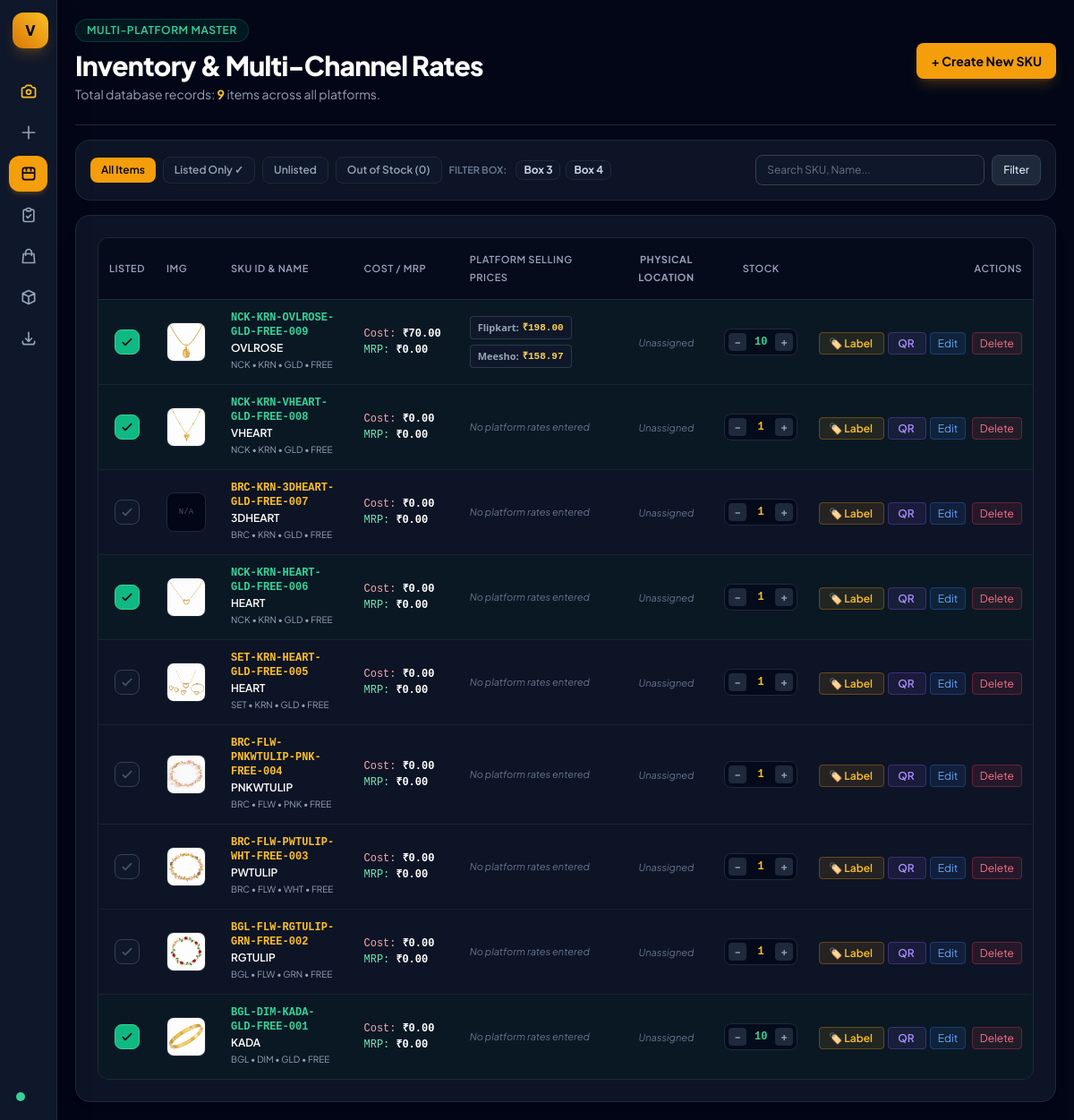
/inventory/, run on an earlier commit of the app's database.
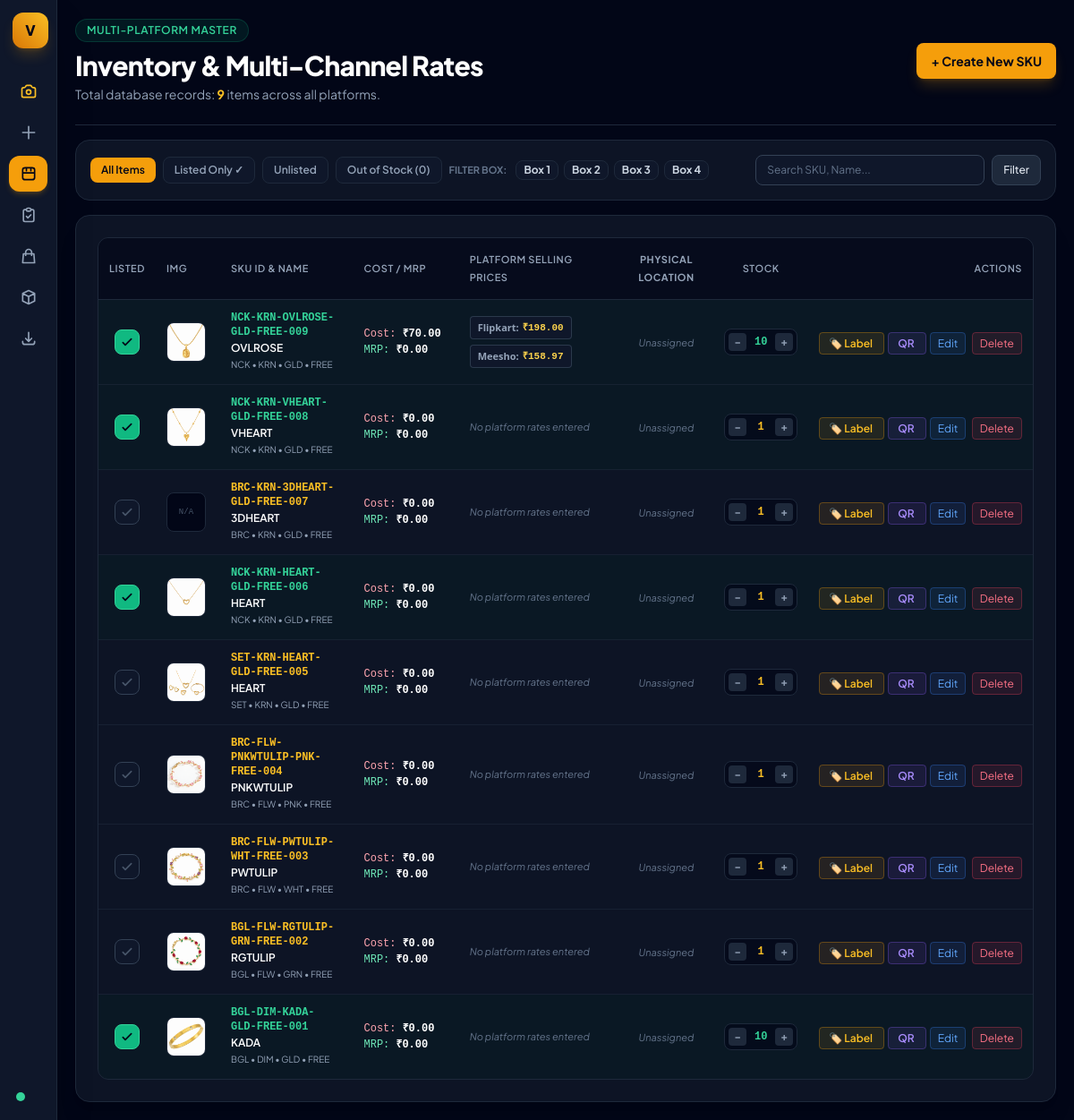
And on a later commit of the database.
### sku_manager/models.py (models this page shows, shortened)
class StorageBox(models.Model):
    name = models.CharField(max_length=50, unique=True)
    description = models.CharField(max_length=100, blank=True, default='')
    color_tag = models.CharField(max_length=20, default='amber')  # blue, amber, emerald, purple, rose
    created_at = models.DateTimeField(auto_now_add=True)
    class Meta:
        ordering = ['name']

class JewelrySKU(models.Model):
    CATEGORY_CHOICES = [
        ('BGL', 'BGL - Bangles / Kadas'),
        ('BRC', 'BRC - Bracelet'),
        ('NCK', 'NCK - Necklace / Choker'),
        ('EAR', 'EAR - Earrings'),
        ('SET', 'SET - Complete Set / Combo'),
        ('JHK', 'JHK - Jhumkas'),
        ('RNG', 'RNG - Rings'),
        ('PAY', 'PAY - Anklet / Payal'),
        ('TIK', 'TIK - Maang Tikka'),
    ]
    COLOR_CHOICES = [
        ('GLD', 'GLD - Golden'),
        ('RBYGRN', 'RBYGRN - Ruby & Emerald Green'),
        ('GRN', 'GRN - Emerald Green'),
        ('MRN', 'MRN - Maroon / Ruby'),
        ('ROSE', 'ROSE - Rose Gold'),
        ('SLV', 'SLV - Silver / Rhodium'),
        ('MTC', 'MTC - Multi-Color'),
        ('WHT', 'WHT - White / Pearl'),
        ('BLK', 'BLK - Black'),
        ('BLU', 'BLU - Royal Blue'),
        ('PNK', 'PNK - Baby Pink'),
    ]
    category = models.CharField(max_length=10, choices=CATEGORY_CHOICES, default='BGL')
    style = models.CharField(max_length=20, default='ADC')
    name = models.CharField(max_length=50, default='LOVE')
    color = models.CharField(max_length=20, choices=COLOR_CHOICES, default='GLD')
    size = models.CharField(max_length=20, default='2.4')
    number = models.CharField(max_length=10, default='001')
    sku = models.CharField(max_length=100, unique=True, editable=False)
    is_listed = models.BooleanField(default=False)
    image = models.ImageField(upload_to='products/', null=True, blank=True)
    stock = models.PositiveIntegerField(default=0)
    storage_box = models.ForeignKey(StorageBox, on_delete=models.SET_NULL, null=True, blank=True, related_name='skus')
    section_name = models.CharField(max_length=30, default='Section A')
    purchase_price = models.DecimalField(max_digits=10, decimal_places=2, default=0.00)
    selling_price = models.DecimalField(max_digits=10, decimal_places=2, default=0.00)
    created_at = models.DateTimeField(auto_now_add=True)
    updated_at = models.DateTimeField(auto_now=True)
    class Meta:
        ordering = ['-created_at']

class PlatformPrice(models.Model):
    sku = models.ForeignKey(JewelrySKU, on_delete=models.CASCADE, related_name='platform_prices')
    platform = models.ForeignKey(Platform, on_delete=models.CASCADE)
    price = models.DecimalField(max_digits=10, decimal_places=2, default=0.00)
    class Meta:
        unique_together = ('sku', 'platform')

class Platform(models.Model):
    name = models.CharField(max_length=50, unique=True)
    created_at = models.DateTimeField(auto_now_add=True)

### sku_manager/views.py (the view, shortened to what this page needs)
# urls.py: path('inventory/', views.sku_inventory, name='sku_inventory'),
def sku_inventory(request):
    search_query = request.GET.get('q', '').strip()
    filter_status = request.GET.get('status', '').strip()
    filter_box = request.GET.get('box', '').strip()
    platforms = get_or_seed_platforms()
    boxes = get_or_seed_boxes()
    sku_list = JewelrySKU.objects.select_related('storage_box').prefetch_related('platform_prices__platform').all()
    if filter_box:
        sku_list = sku_list.filter(storage_box__id=filter_box)
    if filter_status == 'listed':
        sku_list = sku_list.filter(is_listed=True)
    elif filter_status == 'unlisted':
        sku_list = sku_list.filter(is_listed=False)
    elif filter_status == 'out_of_stock':
        sku_list = sku_list.filter(stock=0)
    paginator = Paginator(sku_list, 10)
    skus = paginator.get_page(request.GET.get('page'))
    return render(request, 'sku_manager/inventory.html', {
        'skus': skus,
        'platforms': platforms,
        'boxes': boxes,
        'search_query': search_query,
        'filter_status': filter_status,
        'filter_box': filter_box,
        'total_count': sku_list.count(),
        'active_page': 'inventory',
    })

### templates/sku_manager/inventory.html (shortened to what this page needs)
{% extends "sku_manager/base.html" %}
{% block content %}
<header class="flex flex-col sm:flex-row sm:items-center justify-between border-b border-slate-800 pb-6 gap-4">
  <div>
    <div class="inline-flex items-center gap-2 px-3 py-1 rounded-full bg-emerald-500/10 text-emerald-400 border border-emerald-500/20 text-xs font-semibold uppercase tracking-wider mb-2">
      Multi-Platform Master
    </div>
    <h1 class="text-3xl font-extrabold tracking-tight text-white">Inventory & Multi-Channel Rates</h1>
    <p class="text-slate-400 text-sm mt-1">Total database records: <span class="font-bold text-amber-400">{{ total_count }}</span> items across all platforms.</p>
  </div>
  <div class="flex items-center gap-3">
    <a href="{% url 'sku_generate' %}" class="flex items-center gap-2 bg-amber-500 hover:bg-amber-400 text-slate-950 font-bold px-4 py-2.5 rounded-lg text-sm transition shadow-lg shadow-amber-500/20">
      + Create New SKU
    </a>
  </div>
</header>
<div class="bg-slate-800/40 border border-slate-800 rounded-2xl p-4 flex flex-col md:flex-row md:items-center justify-between gap-4">
  <div class="flex items-center gap-2 text-xs flex-wrap">
    <a href="{% url 'sku_inventory' %}" class="px-3 py-1.5 rounded-lg font-semibold transition {% if not filter_status %}bg-amber-500 text-slate-950{% else %}bg-slate-900 text-slate-400 hover:text-white border border-slate-800{% endif %}">
      All Items
    </a>
    <a href="{% url 'sku_inventory' %}?status=listed" class="px-3 py-1.5 rounded-lg font-semibold transition {% if filter_status == 'listed' %}bg-emerald-500 text-slate-950{% else %}bg-slate-900 text-slate-400 hover:text-white border border-slate-800{% endif %}">
      Listed Only ✓
    </a>
    <a href="{% url 'sku_inventory' %}?status=unlisted" class="px-3 py-1.5 rounded-lg font-semibold transition {% if filter_status == 'unlisted' %}bg-amber-500 text-slate-950{% else %}bg-slate-900 text-slate-400 hover:text-white border border-slate-800{% endif %}">
      Unlisted
    </a>
    <a href="{% url 'sku_inventory' %}?status=out_of_stock" class="px-3 py-1.5 rounded-lg font-semibold transition {% if filter_status == 'out_of_stock' %}bg-rose-500 text-white{% else %}bg-slate-900 text-slate-400 hover:text-white border border-slate-800{% endif %}">
      Out of Stock (0)
    </a>
    <div class="flex items-center gap-1.5 text-xs flex-wrap">
      <span class="text-[11px] text-slate-500 font-bold uppercase mr-1">Filter Box:</span>
      {% for b in boxes %}
        <a href="{% url 'sku_inventory' %}?box={{ b.id }}"
           class="px-2 py-0.5 rounded-lg text-xs font-bold transition {% if filter_box == b.id|stringformat:'s' %}bg-amber-500 text-slate-950{% else %}bg-slate-900 text-slate-300 border border-slate-800 hover:text-white{% endif %}">
          {{ b.name }}
        </a>
      {% endfor %}
    </div>
  </div>
  <form method="GET" action="{% url 'sku_inventory' %}" class="flex items-center gap-2">
    <input type="text" name="q" value="{{ search_query }}" placeholder="Search SKU, Name..."
      class="bg-slate-900 border border-slate-700 rounded-lg px-3 py-2 text-xs text-white placeholder-slate-500 focus:outline-none focus:border-amber-500 transition w-56 sm:w-64">
    <button type="submit" class="text-xs bg-slate-800 hover:bg-slate-700 text-slate-200 border border-slate-700 px-3 py-2 rounded-lg font-medium">Filter</button>
  </form>
</div>
<div class="bg-slate-800/40 border border-slate-800 rounded-2xl p-6 shadow-xl space-y-4">
  <div class="overflow-x-auto rounded-xl border border-slate-800">
    <table class="w-full text-left text-sm text-slate-300">
      <thead class="bg-slate-950/60 text-[11px] uppercase tracking-wider text-slate-400 border-b border-slate-800">
        <tr>
          <th class="py-3.5 px-3 font-semibold text-center w-14">Listed</th>
          <th class="py-3.5 px-3 font-semibold w-14">Img</th>
          <th class="py-3.5 px-4 font-semibold">SKU ID & Name</th>
          <th class="py-3.5 px-4 font-semibold">Cost / MRP</th>
          <th class="py-3.5 px-4 font-semibold">Platform Selling Prices</th>
          <th class="py-3 px-3 text-center">Physical Location</th>
          <th class="py-3.5 px-3 font-semibold text-center">Stock</th>
          <th class="py-3.5 px-3 text-right font-semibold">Actions</th>
        </tr>
      </thead>
      <tbody class="divide-y divide-slate-800/60 font-normal">
        {% for item in skus %}
          <tr class="transition {% if item.is_listed %}bg-emerald-950/20 hover:bg-emerald-900/30{% else %}hover:bg-slate-800/40{% endif %}">
            <td class="py-3 px-3 text-center">
              <a href="{% url 'sku_toggle_listed' item.pk %}"
                 class="inline-flex items-center justify-center w-7 h-7 rounded-lg transition border {% if item.is_listed %}bg-emerald-500 text-slate-950 border-emerald-400 hover:bg-emerald-400{% else %}bg-slate-900 text-slate-600 border-slate-700 hover:border-amber-500 hover:text-amber-400{% endif %}">
                <svg class="w-4 h-4" fill="none" stroke="currentColor" stroke-width="2.5" viewBox="0 0 24 24"><path stroke-linecap="round" stroke-linejoin="round" d="M5 13l4 4L19 7"></path></svg>
              </a>
            </td>
            <td class="py-3 px-3">
              <div class="w-11 h-11 rounded-lg bg-slate-950 border border-slate-800 overflow-hidden flex items-center justify-center">
                {% if item.image %}
                  <img src="{{ item.image.url }}" alt="{{ item.name }}" class="w-full h-full object-cover">
                {% else %}
                  <span class="text-[9px] text-slate-600 font-mono">N/A</span>
                {% endif %}
              </div>
            </td>
            <td class="py-3 px-4">
              <div class="font-mono font-bold {% if item.is_listed %}text-emerald-400{% else %}text-amber-400{% endif %} text-xs">
                {{ item.sku }}
              </div>
              <div class="font-semibold text-white text-xs mt-0.5">{{ item.name }}</div>
              <div class="text-[10px] text-slate-400">{{ item.category }} • {{ item.style }} • {{ item.color }} • {{ item.size }}</div>
            </td>
            <td class="py-3 px-4 whitespace-nowrap text-xs font-mono">
              <div class="text-rose-300">Cost: <strong class="text-white">₹{{ item.purchase_price }}</strong></div>
              <div class="text-emerald-300 mt-0.5">MRP: <strong class="text-white">₹{{ item.selling_price }}</strong></div>
            </td>
            <td class="py-3 px-4">
              <div class="flex flex-wrap gap-1.5 max-w-sm">
                {% for pp in item.platform_prices.all %}
                  <div class="inline-flex items-center gap-1 bg-slate-900 border border-slate-700/80 px-2 py-0.5 rounded text-[11px] font-mono">
                    <span class="text-slate-400 font-sans font-semibold">{{ pp.platform.name }}:</span>
                    <span class="text-amber-300 font-bold">₹{{ pp.price }}</span>
                  </div>
                {% empty %}
                  <span class="text-[11px] text-slate-500 italic">No platform rates entered</span>
                {% endfor %}
              </div>
            </td>
            <td class="py-3 px-3 text-center whitespace-nowrap">
              {% if item.storage_box %}
                <div class="inline-flex items-center gap-1.5 px-2.5 py-1 rounded-lg text-xs font-bold border
                  {% if item.storage_box.color_tag == 'blue' %}bg-blue-500/10 text-blue-300 border-blue-500/30
                  {% elif item.storage_box.color_tag == 'emerald' %}bg-emerald-500/10 text-emerald-300 border-emerald-500/30
                  {% elif item.storage_box.color_tag == 'purple' %}bg-purple-500/10 text-purple-300 border-purple-500/30
                  {% elif item.storage_box.color_tag == 'rose' %}bg-rose-500/10 text-rose-300 border-rose-500/30
                  {% else %}bg-amber-500/10 text-amber-300 border-amber-500/30{% endif %}">
                  <span>📍 {{ item.storage_box.name }}</span>
                  <span class="text-slate-500">•</span>
                  <span class="text-white font-mono">{{ item.section_name }}</span>
                </div>
              {% else %}
                <span class="text-[11px] text-slate-500 italic">Unassigned</span>
              {% endif %}
            </td>
            <td class="py-3 px-3 text-center whitespace-nowrap">
              <div class="inline-flex items-center gap-1 bg-slate-950/70 border border-slate-800 rounded-lg p-1">
                <a href="{% url 'sku_adjust_stock' item.pk 'dec' %}" class="w-5 h-5 flex items-center justify-center rounded bg-slate-800 hover:bg-rose-500/20 hover:text-rose-400 text-slate-400 text-xs font-bold transition">−</a>
                <span class="font-mono font-bold text-xs min-w-[24px] text-center {% if item.stock == 0 %}text-rose-400{% elif item.stock <= 5 %}text-amber-400{% else %}text-emerald-400{% endif %}">
                  {{ item.stock }}
                </span>
                <a href="{% url 'sku_adjust_stock' item.pk 'inc' %}" class="w-5 h-5 flex items-center justify-center rounded bg-slate-800 hover:bg-emerald-500/20 hover:text-emerald-400 text-slate-400 text-xs font-bold transition">+</a>
              </div>
            </td>
            <td class="py-3 px-3 text-right space-x-1 whitespace-nowrap">
              <a href="{% url 'sku_print_label' item.pk %}" target="_blank" title="Print Jewelry Label"
                 class="text-xs bg-amber-500/10 hover:bg-amber-500/20 text-amber-400 px-2.5 py-1 rounded transition border border-amber-500/30 font-semibold">
                🏷️ Label
              </a>
              <a href="{% url 'sku_qr_download' item.pk %}" target="_blank" title="Download QR Code"
                 class="text-xs bg-violet-500/10 hover:bg-violet-500/20 text-violet-400 px-2.5 py-1 rounded transition border border-violet-500/30 font-semibold">
                QR
              </a>
              <a href="{% url 'sku_edit' item.pk %}" class="text-xs bg-blue-500/10 hover:bg-blue-500/20 text-blue-400 px-2 py-1 rounded transition border border-blue-500/30">Edit</a>
              <a href="{% url 'sku_delete' item.pk %}" onclick="return confirm('Delete {{ item.sku }} permanently?')" class="text-xs bg-rose-500/10 hover:bg-rose-500/20 text-rose-400 px-2 py-1 rounded transition border border-rose-500/30">Delete</a>
            </td>
          </tr>
        {% empty %}
          <tr>
            <td colspan="8" class="text-center py-12 text-slate-500 text-sm">
              No inventory records found.
            </td>
          </tr>
        {% endfor %}
      </tbody>
    </table>
  </div>
</div>
{% endblock %}

What changed in the data, as far as the page shows it:
added StorageBox: name "Box 1"
added StorageBox: name "Box 2"
